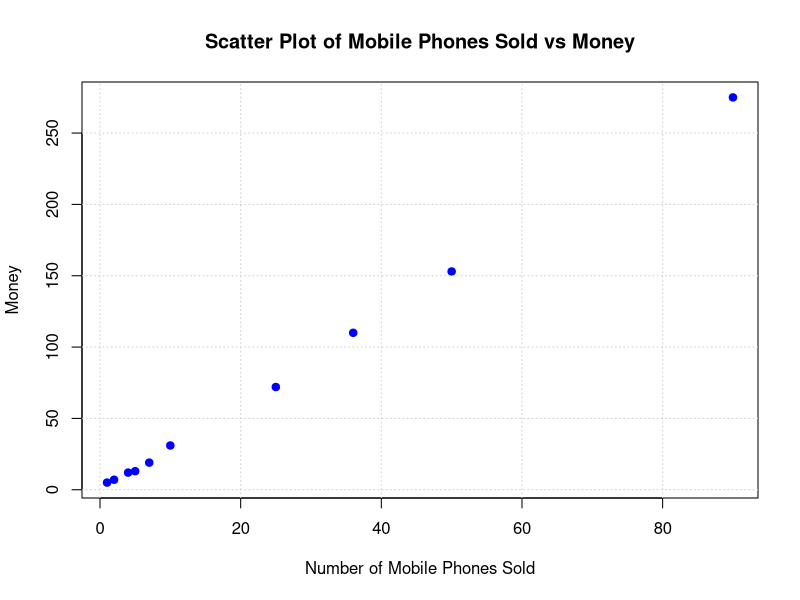

Source code (R):
x <- c(4, 1, 5, 7, 10, 2, 50, 25, 90, 36)
y <- c(12, 5, 13, 19, 31, 7, 153, 72, 275, 110) 
plot(x, y, 
     main = "Scatter Plot of Mobile Phones Sold vs Money",
     xlab = "Number of Mobile Phones Sold", 
     ylab = "Money",
     pch = 19,      
     col = "blue") 
grid()
